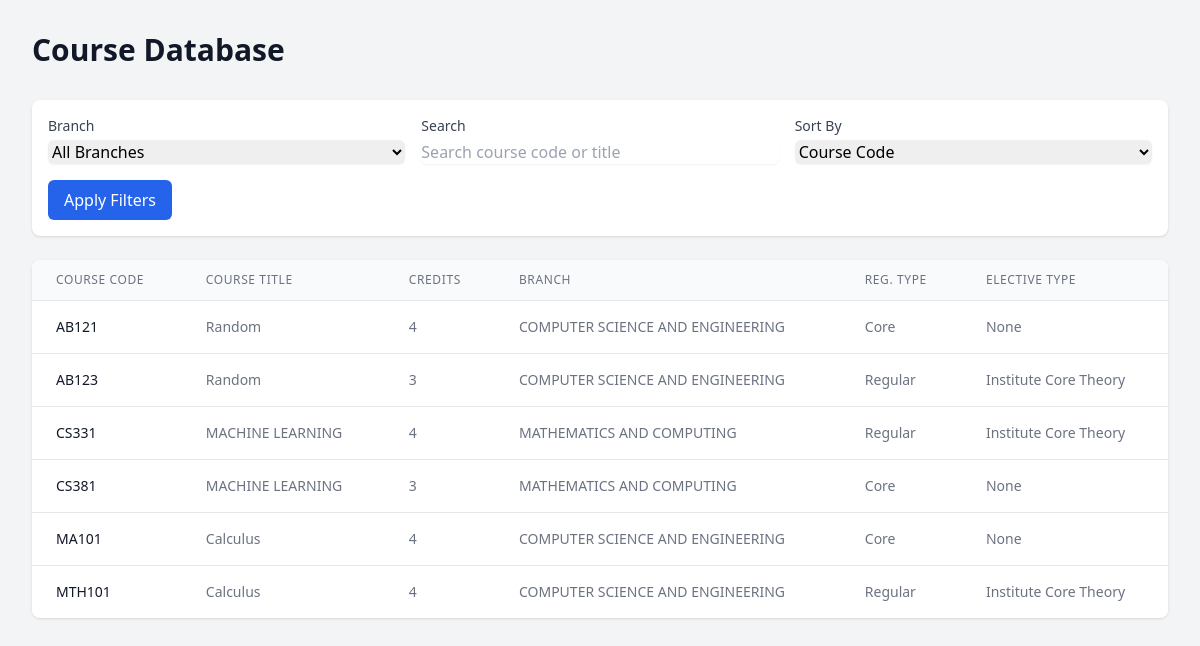
Screenshot of /courses with the database file from the repository.
### tables this page shows
CREATE TABLE courses (
    id INTEGER PRIMARY KEY AUTOINCREMENT,
    course TEXT NOT NULL,
    course_title TEXT NOT NULL,
    credits INTEGER NOT NULL,
    reg_type TEXT NOT NULL,
    elective_type TEXT NOT NULL,
    branch TEXT NOT NULL,
    version INTEGER DEFAULT 1,
    parent_course_id INTEGER,
    is_current BOOLEAN DEFAULT 1
);

### app.py (the view)
@app.route('/courses')
def view_courses():
    db = get_db()
    branches = db.execute('SELECT DISTINCT branch FROM courses').fetchall()
    branch_filter = request.args.get('branch', '')
    search_query = request.args.get('search', '')
    sort_by = request.args.get('sort', 'course')
    query = 'SELECT * FROM courses WHERE 1=1'
    params = []
    if branch_filter:
        query += ' AND branch = ?'
        params.append(branch_filter)
    if search_query:
        query += ' AND (course LIKE ? OR course_title LIKE ?)'
        params.extend(['%' + search_query + '%'] * 2)
    query += f' ORDER BY {sort_by}'
    courses = db.execute(query, params).fetchall()
    return render_template('courses.html',
                         courses=courses,
                         branches=branches,
                         current_branch=branch_filter,
                         search_query=search_query,
                         sort_by=sort_by)

### app.py (called while the page is built)
def get_db():
    db = getattr(g, '_database', None)
    if db is None:
        db = g._database = sqlite3.connect(DATABASE)
        db.row_factory = sqlite3.Row
    return db

@app.teardown_appcontext
def close_connection(exception):
    db = getattr(g, '_database', None)
    if db is not None:
        db.close()

### templates/courses.html (shortened to what this page needs)
<!DOCTYPE html>
<html lang="en">
<head>
    <script src="https://cdn.tailwindcss.com"></script>
</head>
<body class="bg-gray-100 min-h-screen">
    <div class="mx-auto px-4 sm:px-6 lg:px-8 py-8">
        <div class="flex justify-between items-center mb-8">
            <h1 class="text-3xl font-bold text-gray-900">Course Database</h1>
        </div>
        <div class="bg-white rounded-lg shadow mb-6 p-4">
            <form method="get" class="grid grid-cols-1 md:grid-cols-3 gap-4">
                <div>
                    <label for="branch" class="block text-sm font-medium text-gray-700 mb-1">Branch</label>
                    <select name="branch" id="branch"
                            class="form-select block w-full rounded-md border-gray-300 shadow-sm focus:border-blue-500 focus:ring-blue-500">
                        <option value="">All Branches</option>
                    </select>
                </div>
                <div>
                    <label for="search" class="block text-sm font-medium text-gray-700 mb-1">Search</label>
                    <input type="text" name="search" id="search" value="{{ search_query }}"
                           placeholder="Search course code or title"
                           class="block w-full rounded-md border-gray-300 shadow-sm focus:border-blue-500 focus:ring-blue-500">
                </div>
                <div>
                    <label for="sort" class="block text-sm font-medium text-gray-700 mb-1">Sort By</label>
                    <select name="sort" id="sort"
                            class="form-select block w-full rounded-md border-gray-300 shadow-sm focus:border-blue-500 focus:ring-blue-500">
                        <option value="course" {% if sort_by == 'course' %}selected{% endif %}>Course Code</option>
                    </select>
                </div>
                <div class="md:col-span-3">
                    <button type="submit"
                            class="w-full md:w-auto bg-blue-600 text-white px-4 py-2 rounded-md hover:bg-blue-700">
                        Apply Filters
                    </button>
                </div>
            </form>
        </div>
        <div class="bg-white rounded-lg shadow overflow-hidden">
            <div class="overflow-x-auto">
                <table class="min-w-full divide-y divide-gray-200">
                    <thead class="bg-gray-50">
                        <tr>
                            <th class="px-6 py-3 text-left text-xs font-medium text-gray-500 uppercase tracking-wider">Course Code</th>
                            <th class="px-6 py-3 text-left text-xs font-medium text-gray-500 uppercase tracking-wider">Course Title</th>
                            <th class="px-6 py-3 text-left text-xs font-medium text-gray-500 uppercase tracking-wider">Credits</th>
                            <th class="px-6 py-3 text-left text-xs font-medium text-gray-500 uppercase tracking-wider">Branch</th>
                            <th class="px-6 py-3 text-left text-xs font-medium text-gray-500 uppercase tracking-wider">Reg. Type</th>
                            <th class="px-6 py-3 text-left text-xs font-medium text-gray-500 uppercase tracking-wider">Elective Type</th>
                        </tr>
                    </thead>
                    <tbody class="bg-white divide-y divide-gray-200">
                        {% for course in courses %}
                        <tr class="hover:bg-gray-50">
                            <td class="px-6 py-4 whitespace-nowrap text-sm font-medium text-gray-900">{{ course.course }}</td>
                            <td class="px-6 py-4 whitespace-nowrap text-sm text-gray-500">{{ course.course_title }}</td>
                            <td class="px-6 py-4 whitespace-nowrap text-sm text-gray-500">{{ course.credits }}</td>
                            <td class="px-6 py-4 whitespace-nowrap text-sm text-gray-500">{{ course.branch }}</td>
                            <td class="px-6 py-4 whitespace-nowrap text-sm text-gray-500">{{ course.reg_type }}</td>
                            <td class="px-6 py-4 whitespace-nowrap text-sm text-gray-500">{{ course.elective_type }}</td>
                        </tr>
                        {% else %}
                        <tr>
                            <td colspan="{% if 'admin' in session %}7{% else %}6{% endif %}" class="px-6 py-4 text-center text-sm text-gray-500">
                                No courses found matching your criteria.
                            </td>
                        </tr>
                        {% endfor %}
                    </tbody>
                </table>
            </div>
        </div>
    </div>
</body>
</html>

### rows the page displays
courses: course "AB121", course_title "Random", credits "4", branch "COMPUTER SCIENCE AND ENGINEERING", reg_type "Core", elective_type "None"
courses: course "AB123", course_title "Random", credits "3", branch "COMPUTER SCIENCE AND ENGINEERING", reg_type "Regular", elective_type "Institute Core Theory"
courses: course "CS331", course_title "MACHINE LEARNING", credits "4", branch "MATHEMATICS AND COMPUTING", reg_type "Regular", elective_type "Institute Core Theory"
courses: course "CS381", course_title "MACHINE LEARNING", credits "3", branch "MATHEMATICS AND COMPUTING", reg_type "Core", elective_type "None"
courses: course "MA101", course_title "Calculus", credits "4", branch "COMPUTER SCIENCE AND ENGINEERING", reg_type "Core", elective_type "None"
courses: course "MTH101", course_title "Calculus", credits "4", branch "COMPUTER SCIENCE AND ENGINEERING", reg_type "Regular", elective_type "Institute Core Theory"
